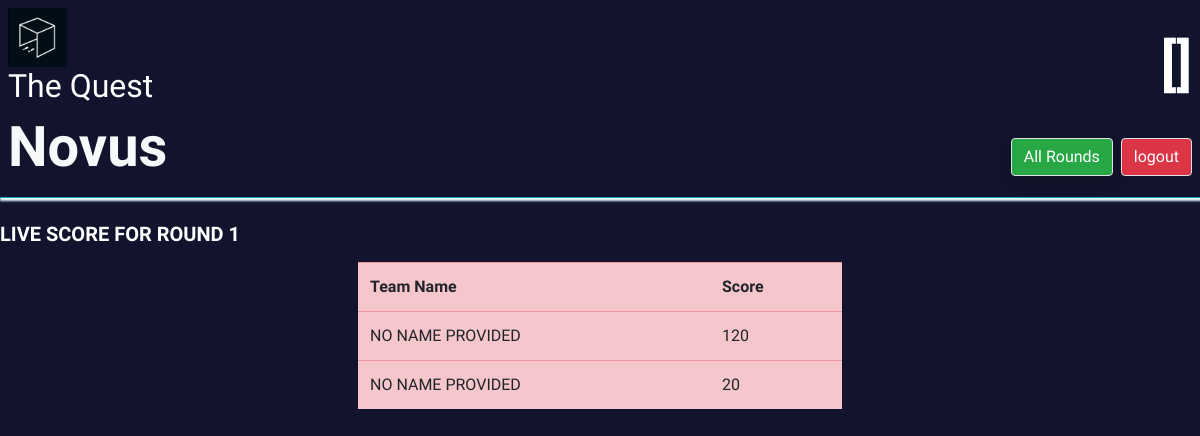
The page /livescore/1 on the database as committed earlier.
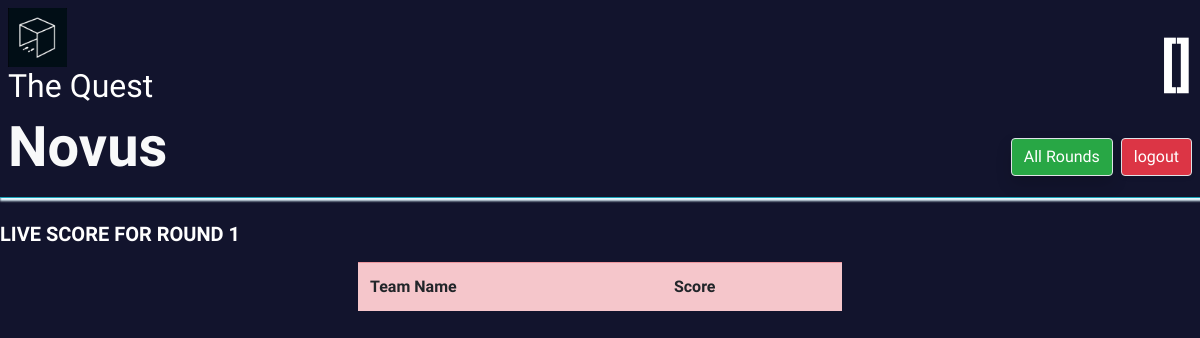
The same page on the database as committed later.
### score/models.py (models this page shows, shortened)
class Score(models.Model):
    score = models.IntegerField(default=0)
    round = models.ForeignKey(Round, on_delete=models.CASCADE)
    team = models.ForeignKey(Team, on_delete=models.CASCADE)
    rank = models.IntegerField(default=0)
    updated = models.DateTimeField(auto_now=True)

### team/models.py (models this page shows, shortened)
class Team(models.Model):
    participants = models.ManyToManyField(User)
    team_name = models.CharField(max_length=100)
    name = models.CharField(max_length=32, unique=True)
    password = models.CharField(max_length=20)
    category = models.ForeignKey(Category, on_delete=models.SET_NULL, null=True, blank=True)

### quizportal/views.py (the view)
# urls.py: path('livescore/<int:round_pk>', views.live_score, name='livescore'),
def live_score(request, round_pk):
    if round_pk:
        try:
            round = Round.objects.get(pk=round_pk)
        except Round.DoesNotExist:
            round = None
        if round is not None:
            scores_q = round.get_scores()
            return render(request, 'live_score.html', {'scores':scores_q, 'round':round})

### quiz/models.py (called while the page is built)
    def get_scores(self):
        return self.score_set.all().order_by("-score", "pk")

### templates/live_score.html (shortened to what this page needs)
{% extends 'base.html' %}
{% block content %}
    <h1 class="font-weight-bold lead">LIVE SCORE FOR ROUND {{ round.round }}</h1>
    <div class="table_box p-2 table-responsive m-auto" style="max-width: 500px">
        <table id="table" class="table table-danger">
            <tr>
                <th>Team Name</th>
                <th>Score</th>
                {% for s in scores %}
                    <tr>
                        <td>{{ s.team.team_name }}</td>
                        <td>{{ s.score }}</td>
                    </tr>
                {% endfor %}
            </tr>
        </table>
    </div>
{% endblock content %}

Rows that differ between the two databases and show on the page:
removed Score: team.team_name "NO NAME PROVIDED", score "120"
removed Score: team.team_name "NO NAME PROVIDED", score "20"
